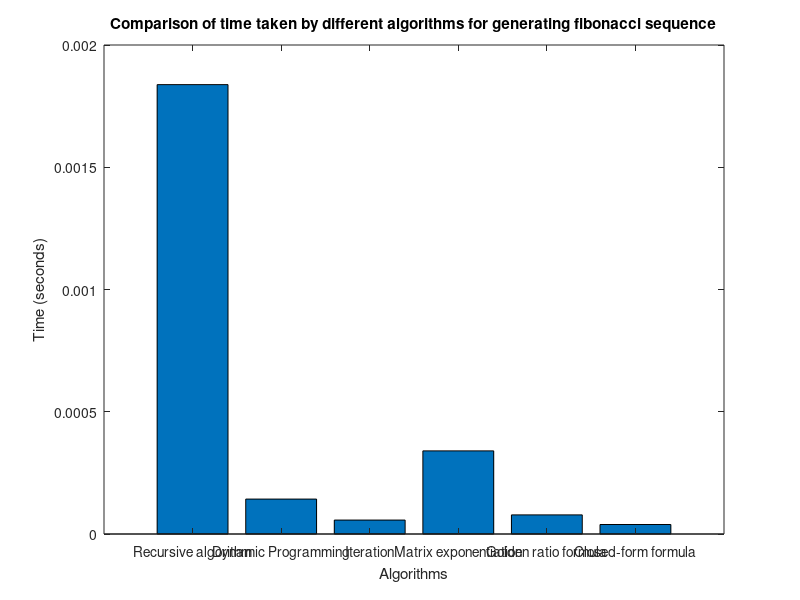

Recreate this plot in MATLAB.
clear
clc
close
% Define the number of elements in the fibonacci sequence
n  = 10;

% Define the 6 algorithms
algorithms = {"Recursive algorithm", "Dynamic Programming", "Iteration", "Matrix exponentiation", "Golden ratio formula", "Closed-form formula"};

% Initialize the results array to store the time taken by each algorithm
results = zeros(length(algorithms), 1);

% Implement the Recursion algorithm
tic();
function fib = fib_recursion(n)
  if (n == 0)
    fib = 0;
  elseif (n == 1)
    fib = 1;
  else
    fib = fib_recursion(n-1) + fib_recursion(n-2);
  end
end
fib_recursion(n);
time(1) = toc();


% Implement the Dynamic Programming algorithm
tic();
function fib = fib_dp(n)
  fib = zeros(n + 1, 1);
fib(1) = 0;
fib(2) = 1;
for i = 3 : n + 1
fib(i) = fib(i - 1) + fib(i - 2);
end
end
fib_dp(n);
time(2) = toc();

% Implement the Iteration algorithm
tic();
function fib = fib_iteration(n)
a = 0;
b = 1;
for i = 1 : n
temp = a;
a = b;
b = temp + b;
end
fib = a;
end
fib_iteration(n);
time(3) = toc();

% Implement the Matrix Exponentiation algorithm
tic();
function fib = fib_matrix(n)
if (n == 0)
fib =0;
else
A = [1, 1; 1, 0];
result = [1, 0];
for i = n - 1 : -1 : 0
result = result * (A^i);
end
fib = result(1);
end
end
fib_matrix(n);
time(4) = toc();

% Implement the Golden Ratio algorithm
tic();
function fib = fib_golden_ratio(n)
phi = (1 + sqrt(5)) / 2;
fib = round((phi^n - (1 - phi)^n) / sqrt(5));
end
fib_golden_ratio(n);
time(5) = toc();

% Implement the Closed-form formula algorithm
tic();
function fib = fib_closed_form(n)
sqrt5 = sqrt(5);
fib = round(((1 + sqrt5) / 2)^n / sqrt5);
end
fib_closed_form(n);
time(6) = toc();

% Print the results
for i = 1 : length(algorithms)
fprintf("Time taken by %s algorithm: %f\n", algorithms{i}, time(i));
end

% Generate the graph
bar(time);
xticks(1 : length(algorithms));
xticklabels(algorithms);
xlabel("Algorithms");
ylabel("Time (seconds)");
title("Comparison of time taken by different algorithms for generating fibonacci sequence");
